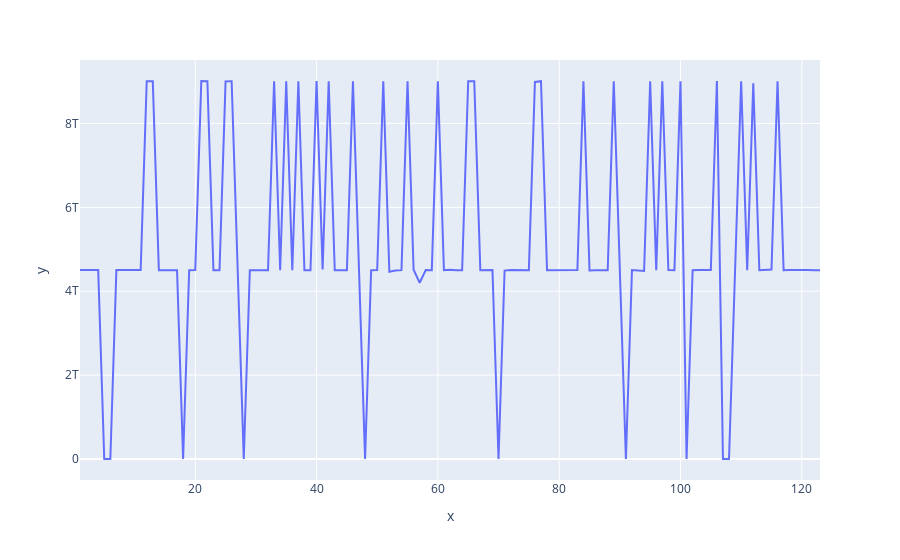

Notebook code for this chart:
### Code cell
fig = px.line(x=np.arange(1,124), y=tim_ro[0,:,4]/tim_gd[:,4])
fig.show()
